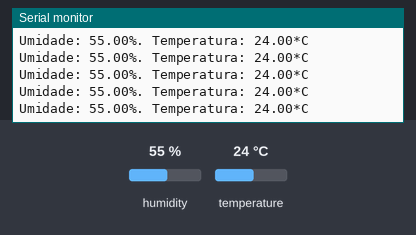
A sketch run on a simulated Arduino Uno, built with avr-gcc and run on an emulated ATmega328P. Parts: the last lines printed to the serial monitor. Inputs (shaded band) come from the test bench; at power-on: humidity 55 %, temperature 24 °C.

Above: at 2.8 s.
2.9 s: humidity set to 22 %
At 4.19 s:
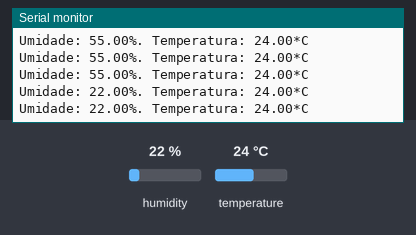
8.9 s: temperature set to 12 °C
At 8.93 s:
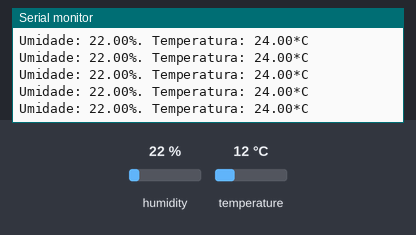
14.9 s: humidity set to 40 %
At 15.01 s:
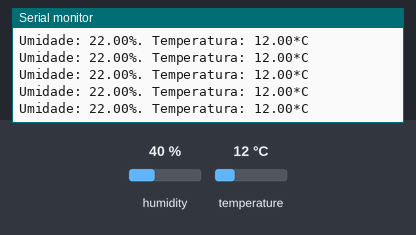
Timing chart, 0 to 17.9 s (numbered marks = the images above; inputs shaded):
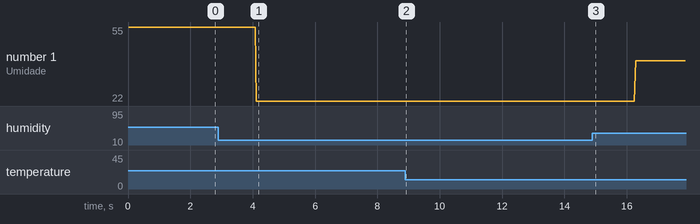

Measured:
- after the input at 2.9 s, the serial monitor: prints a new line after 1.2 s (image 1)
- plotted number 1: 55 → 22 after the input at 2.9 s, 22 → 40 after the input at 14.9 s

The sketch:

Listagem9.8.ino
```cpp
#include <DHT.h>;
#define DHTPIN A0
#define DHTTYPE DHT11

DHT dht(DHTPIN, DHTTYPE);

void setup() {
  Serial.begin(9600);
  dht.begin();
}

void loop() {
  float h = dht.readHumidity();
  float t = dht.readTemperature();

  if (isnan(t) || isnan(h)) {
    Serial.println("Falha ao ler do DHT");
  }
  else {
    Serial.print("Umidade: ");
    Serial.print(h);
    Serial.print("%. ");
    Serial.print("Temperatura: ");
    Serial.print(t);
    Serial.println("*C");
  }
}
```
